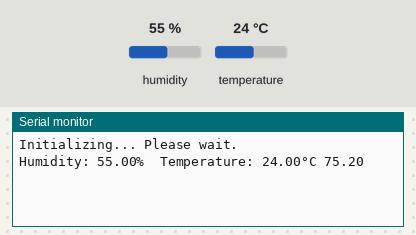
A sketch run on a simulated Arduino Uno, built with avr-gcc and run on an emulated ATmega328P. Shown: the last lines printed to the serial monitor. The inputs (shaded band) are chosen by the test bench; at power-on: humidity 55 %, temperature 24 °C.

Above: at 3.2 s.
3.3 s: humidity set to 22 %
At 4.6 s:
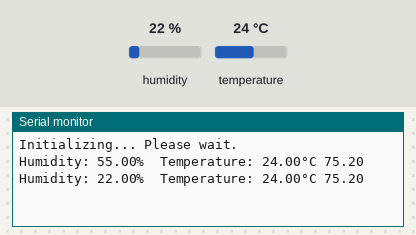
6.0 s: temperature set to 12 °C
At 7.1 s:
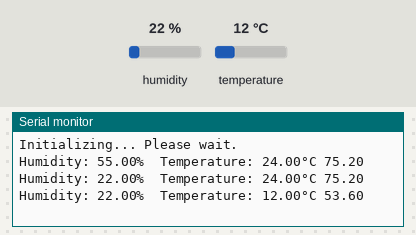
8.7 s: humidity set to 40 %
At 10.7 s:
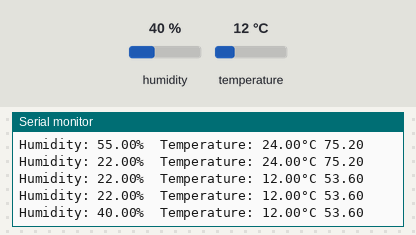
Timing chart, 0 to 12.2 s (numbered marks = the images above; inputs shaded):
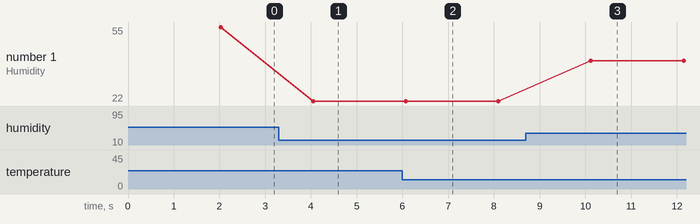

Measured:
- after the input at 3.3 s, the serial monitor: prints a new line after 0.75 s (image 1)
- after the input at 6.0 s, the serial monitor: prints a new line after 0.07 s (image 2)
- after the input at 8.7 s, the serial monitor: prints a new line after 1.4 s (image 3)
- plotted number 1: 55 → 22 after the input at 3.3 s, 22 → 40 after the input at 8.7 s

The sketch:

Temprature.ino
```cpp
/*
  DHT11 - Tempertature & Hummidity Sensor
  modified on 08 Sep 2020
  by Mohammad Reza Akbari @ Electropeak
  Home<iframe class="wp-embedded-content" sandbox="allow-scripts" security="restricted" style="position: absolute; clip: rect(1px, 1px, 1px, 1px);" title="&#8220;Home&#8221; &#8212; Electropeak" src="https://electropeak.com/learn/embed/#?secret=BtiHsfeMHs" data-secret="BtiHsfeMHs" width="600" height="338" frameborder="0" marginwidth="0" marginheight="0" scrolling="no"></iframe>

  Based on Adafruit Example
*/


#include "DHT.h"

#define DHTPIN 8     // Digital pin connected to DHT11

// Uncomment whatever type you're using!
#define DHTTYPE DHT11   // DHT 11

DHT dht(DHTPIN, DHTTYPE);

void setup() {
  Serial.begin(9600);
  dht.begin();
  Serial.println("Initializing... Please wait.");
  delay(2000);
}

void loop() {
  float h = dht.readHumidity();
  // Read temperature as Celsius (the default)
  float t = dht.readTemperature();
  // Read temperature as Fahrenheit (isFahrenheit = true)
  float f = dht.readTemperature(true);

  // Check if any reads failed and exit early (to try again).
  if (isnan(h) || isnan(t) || isnan(f)) {
    Serial.println(F("Failed to read from DHT sensor!"));
    return;
  }

  // Compute heat index in Fahrenheit (the default)
  float hif = dht.computeHeatIndex(f, h);
  // Compute heat index in Celsius (isFahreheit = false)
  float hic = dht.computeHeatIndex(t, h, false);

  Serial.print(F("Humidity: "));
  Serial.print(h);
  Serial.print(F("%  Temperature: "));
  Serial.print(t);
  Serial.print(F("°C "));
  Serial.println(f);

  delay(2000);
}
```
